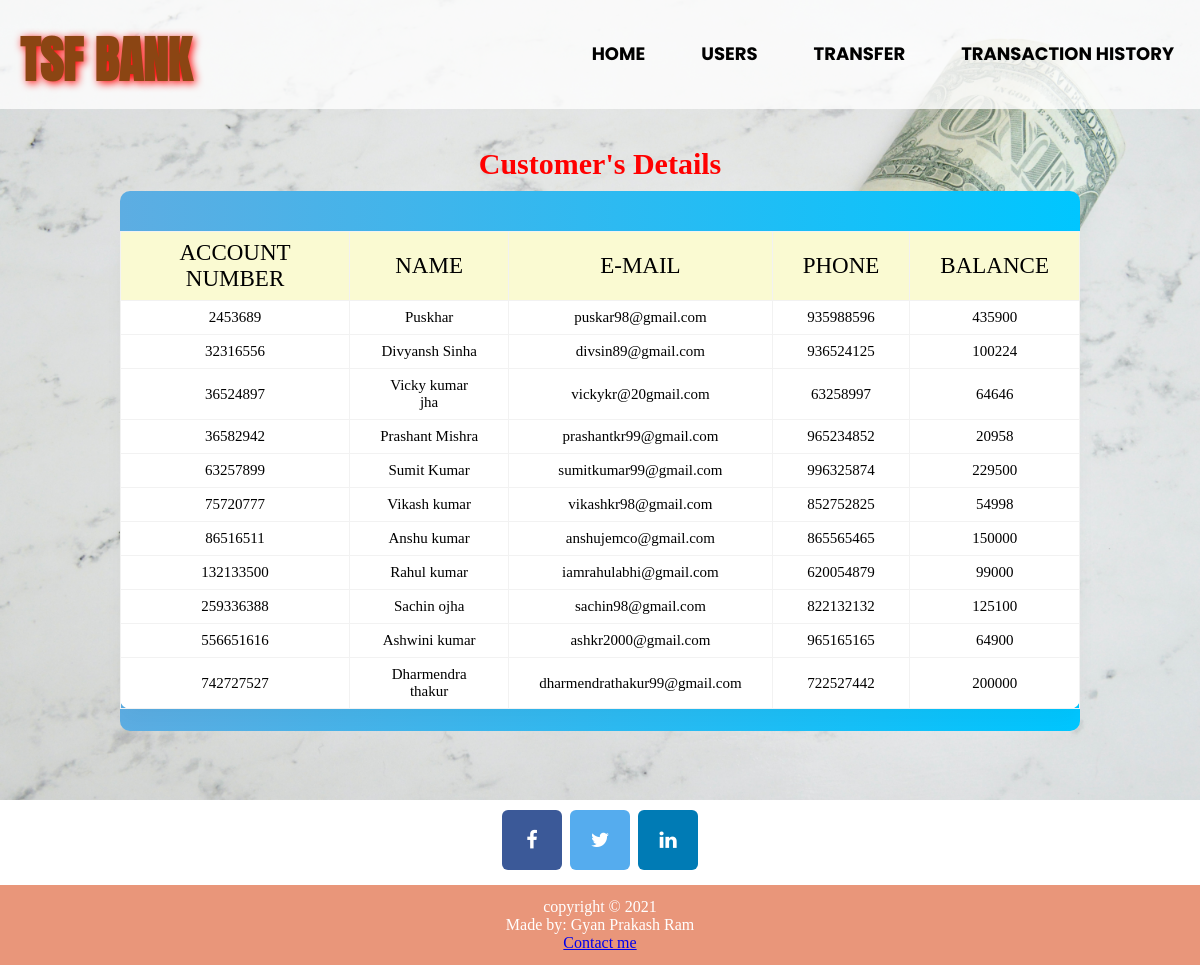
The page /users.php on the database its author committed.
### tables this page shows
CREATE TABLE `users` (
  `Account Number` int(50) NOT NULL,
  `Name` varchar(50) NOT NULL,
  `E-Mail` varchar(50) NOT NULL,
  `Phone` int(50) NOT NULL,
  `Balance` int(255) NOT NULL
);

### users.php (the view, shortened to what this page needs)
<html>
    <head>
        <link rel="stylesheet" href="https://cdnjs.cloudflare.com/ajax/libs/font-awesome/4.7.0/css/font-awesome.min.css">
        <link rel="stylesheet" href="style2.css">
    </head>
    <body>
        <?php
            $db = mysqli_connect("localhost","root","","bank");
        ?>
        <section class="header">
           <nav>
               <div class="nav-links">
               <ul>
                   <a href="https://www.thesparksfoundationsingapore.org" class="logo" target="_blank"><b>TSF BANK</b></a>
                   <li><a href="index.php"><b>HOME</b></a></li>
                   <li><a href="users.php"><b>USERS</b></a></li>
                   <li><a href="transfer.php"><b>TRANSFER</b></a></li>
                   <li><a href="history.php"><b>TRANSACTION HISTORY</b></a></li>
               </ul>
               </div>
           </nav>
            <div class="main-div">
                <h1 style="margin-top: -160px;"><b>Customer's Details</b></h1>
            <div  class="center-div">
                <div class="table-responsive">
                    <table>
                        <thead>
                    <tr>
                   <th>Account Number</th>
                   <th>Name</th>
                   <th>E-Mail</th>
                   <th>Phone</th>
                   <th>Balance</th>
                    </tr>
                        </thead>
                        <?php
                $records = mysqli_query($db,"select * from users");
                while($data = mysqli_fetch_array($records))
                {
                ?>
                  <tr>
                    <td><?php echo $data['Account Number']; ?></td>
                    <td><?php echo $data['Name']; ?></td>
                    <td><?php echo $data['E-Mail']; ?></td>
                    <td><?php echo $data['Phone']; ?></td>
                    <td><?php echo $data['Balance']; ?></td>
                  </tr>
                <?php
                }
                ?>
                </table>
                </div>
            </div>
            </div>
          </section>
        <div class="socail">
            <a href="https://www.facebook.com/thesparksfoundation.info" class="fa fa-facebook"></a>
            <a href="https://twitter.com/tsfsingapore?lang=en" class="fa fa-twitter"></a>
            <a href="https://www.linkedin.com/company/the-sparks-foundation/" class="fa fa-linkedin"></a>
        </div>
             <footer>
              <p>copyright © 2021<br> Made by: Gyan Prakash Ram</p>
              <p><a href="mailto:gyanprakashram98@gmail.com">Contact me</a></p>
              </footer>
    </body>
</html>

### style2.css (style rules this page uses)
* { margin: 0; padding:0; }
.header { min-height: 100vh; width:100%; height: 100%; background-image:url("image/users.jpg"); background-position: center; background-size: cover; position: relative; }
ul { width: 100%; background-color:rgba(255,255,255,.8); }
.nav-links { flex:1; text-align:right; }
.logo { font-family: 'Anton', sans-serif; font-size: 50px; color:rgb(139,69,19); margin-top: 22px; margin-left: 20px; float:left; text-decoration: none; text-shadow: 2px 2px 8px #FF0000; }
.nav-links ul li { list-style: none; display: inline-block; padding:40px 26px; position: relative; font-family: 'Poppins', sans-serif; }
.nav-links ul li a { color:black; text-decoration: none; font-size:18px; }
.nav-links ul li::after { content:""; width: 0%; height: 2px; background:red; display:block; margin: auto; transition:0.5s; }
footer { text-align: center; padding: 13px; margin-top: 10px; background-color: DarkSalmon; color: white; text-decoration: none; }
.header h1 { text-align: center; color: red; font-size: 30px; padding-top: 20px; }
.fa { padding: 20px; font-size: 20px; width: 20px; text-align: center; text-decoration: none; margin: 5px 2px; border-radius: 10%; }
.fa-facebook { background: #3B5998; color: white; }
.fa-twitter { background: #55ACEE; color: white; }
.fa-linkedin { background: #007bb5; color: white; }
.socail { text-align: center; margin-bottom: 5px; margin-top: 5px; }
.main-div { width: 100%; height: 100vh; display: flex; flex-direction: column; justify-content: center; align-items: center; }
.center-div { width: 80%; height: 65vh; background: -webkit-linear-gradient(left,#5DADE2 , #00c6ff); padding: 20px 0 0 0; border-radius: 10px; }
h1 { font-size: 18px; color: #000; text-align: center; margin-top:-30px; margin-bottom: 10px; }
table { border-collapse: collapse; text-align: center; background-color:#fff; box-shadow: 0 10px 20px 0 rgba(0,0,0,.03); border-radius: 10px; margin: auto; margin-top: 20px; }
th { text-transform: uppercase; font-weight: 500; font-size: 23px; background-color:lightgoldenrodyellow; }
th,td { border: 1px solid #f2f2f2; padding: 8px 30px; text-align: center; color:black; }
td { font-size: 15px; }

### rows shown on the page
users: Account Number "2453689", Name "Puskhar", value "puskar98@gmail.com", Phone "935988596", Balance "435900"
users: Account Number "32316556", Name "Divyansh Sinha", value "divsin89@gmail.com", Phone "936524125", Balance "100224"
users: Account Number "36524897", Name "Vicky kumar jha", value "vickykr@20gmail.com", Phone "63258997", Balance "64646"
users: Account Number "36582942", Name "Prashant Mishra", value "prashantkr99@gmail.com", Phone "965234852", Balance "20958"
users: Account Number "63257899", Name "Sumit Kumar", value "sumitkumar99@gmail.com", Phone "996325874", Balance "229500"
users: Account Number "75720777", Name "Vikash kumar", value "vikashkr98@gmail.com", Phone "852752825", Balance "54998"
users: Account Number "86516511", Name "Anshu kumar", value "anshujemco@gmail.com", Phone "865565465", Balance "150000"
users: Account Number "132133500", Name "Rahul kumar", value "iamrahulabhi@gmail.com", Phone "620054879", Balance "99000"
users: Account Number "259336388", Name "Sachin ojha", value "sachin98@gmail.com", Phone "822132132", Balance "125100"
users: Account Number "556651616", Name "Ashwini kumar", value "ashkr2000@gmail.com", Phone "965165165", Balance "64900"
users: Account Number "742727527", Name "Dharmendra thakur", value "dharmendrathakur99@gmail.com", Phone "722527442", Balance "200000"
